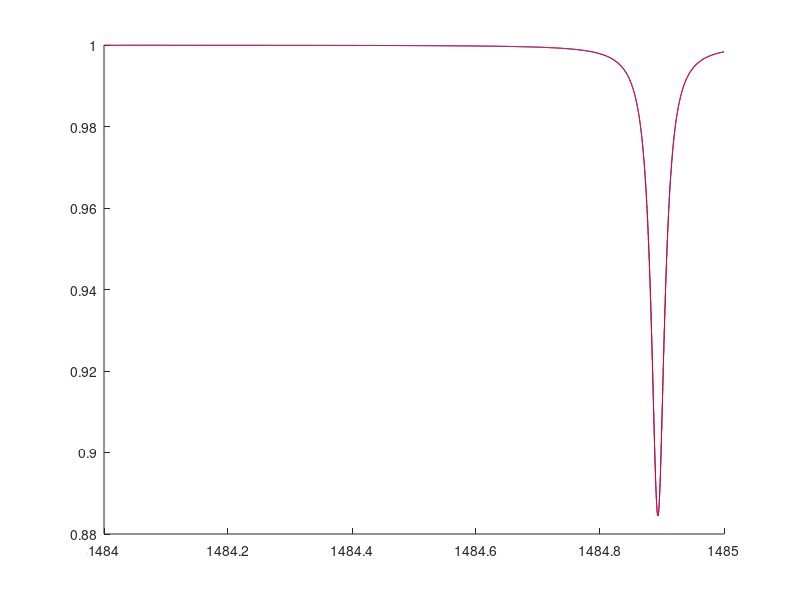

MATLAB code to generate this figure:
% This code uses a matrix representation to simulate the transfer function
% of an add-drop ring resonator; note that optical power can be launched 
% into both the input and add ports simultaneously.
% Author: JJ Hu @ MIT

clear all;
ii = 1;

lambda_step = 0.0001;   % Wavelength step in nm
lambda = 1484:lambda_step:1485;  % Wavelength range in nm

% Launched wave complex amplitudes (wavelength independent)
s_i = 1;    % Input port
s_a = 1;    % Add port

for lamda = lambda; % wavelength in nm

% Basic ring parameters
L_ring = 400*pi;    % Total length of the ring in um
loss_ring = 0.2;  % Equivalent waveguide loss in the ring in dB/cm
n_eff = 2.1175;    % Effective index of waveguide

% Coupler parameters
k1 = 0.3;    % Amplitude coupling coefficient of the ring coupler #1
t1 = sqrt(1-(abs(k1)).^2);  % Note that a real value is taken
k2 = 0.3;    % Amplitude coupling coefficient of the ring coupler #2
t2 = sqrt(1-(abs(k2)).^2);
L1 = 200*pi;    % Length of ring section 1 between the two couplers in um
L2 = L_ring - L1;   % Length of ring section 2 between the two couplers in um
alpha1 = sqrt(10.^(-loss_ring/1E5*L1));   % amplitude loss coefficient in the ring section 1
alpha2 = sqrt(10.^(-loss_ring/1E5*L2));   % amplitude loss coefficient in the ring section 2
psi1 = L1.*n_eff./(lamda/1000)*2*pi;    % Phase delay in the ring section L1
phi1 = exp(-i*psi1) * alpha1;
psi2 = L2.*n_eff./(lamda/1000)*2*pi;    % Phase delay in the ring section L2
phi2 = exp(-i*psi2) * alpha2;

A = [t1         -1          0           0           0           0;
    conj(k1)    0           0           0           1           0;
    0           0           t2          -1          0           0;
    0           0           conj(k2)    0           0           1;
    0           phi2        -1          0           0           0;
    -1          0           0           phi1        0           0];

B = [-k1*s_i;   conj(t1)*s_i;   -k2*s_a;   conj(t2)*s_a;    0;  0];

a = inv(A)*B;

s_t(ii) = a(5); % Through port complex amplitude
s_d(ii) = a(6); % Drop port complex amplitude
ii = ii + 1;

end

hold on
plot(lambda, abs(s_t).^2, 'b')
plot(lambda, abs(s_d).^2, 'r')